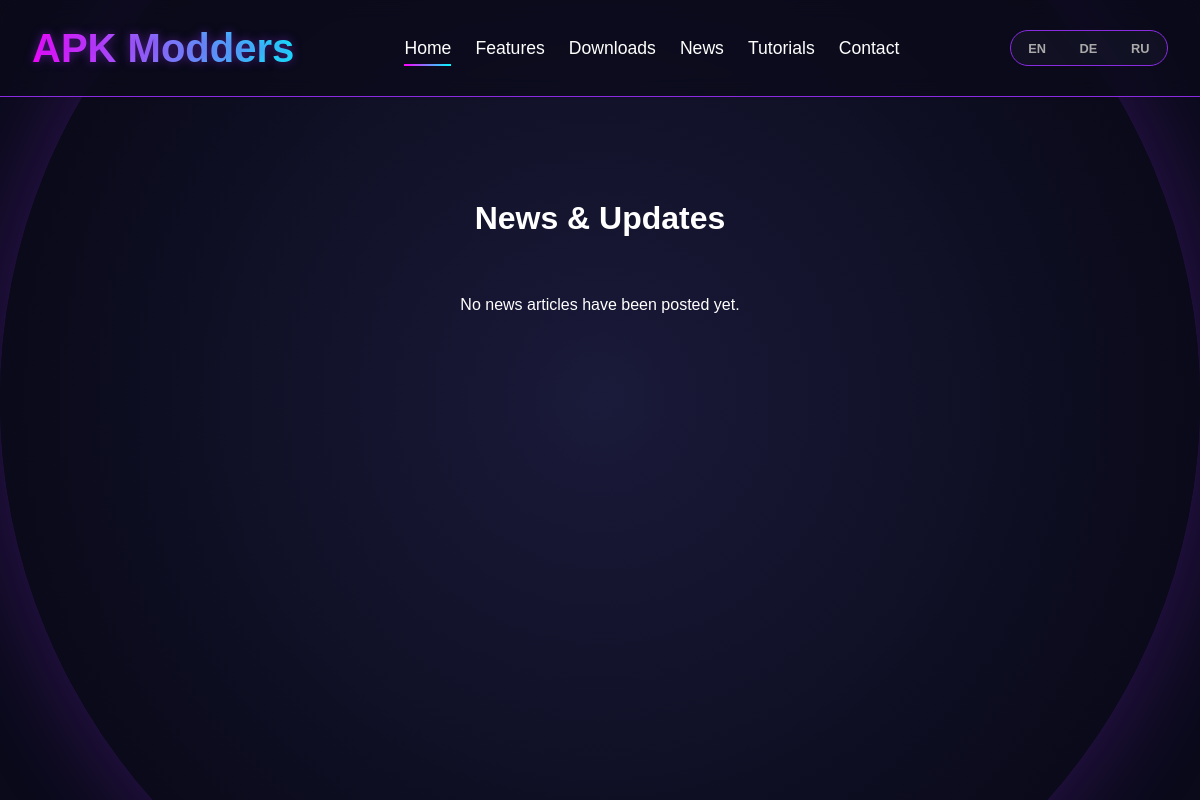
The app's page /pages/news.php, older data.
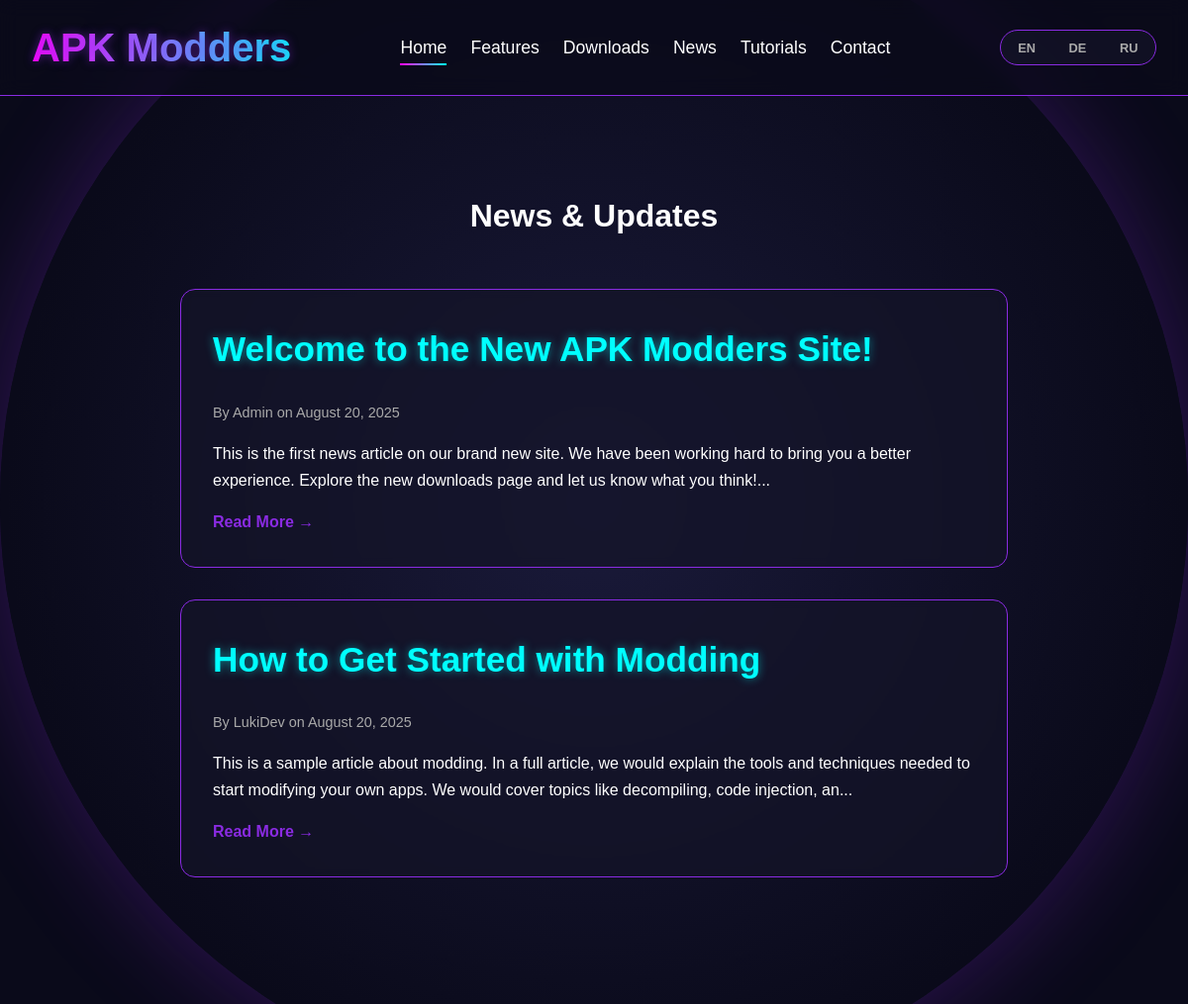
The same page, newer data.
### tables this page shows
CREATE TABLE IF NOT EXISTS articles (
    id INT AUTO_INCREMENT PRIMARY KEY,
    title VARCHAR(255) NOT NULL,
    content TEXT NOT NULL,
    author VARCHAR(100),
    created_at TIMESTAMP DEFAULT CURRENT_TIMESTAMP
);

### pages/news.php (the view, shortened to what this page needs)
<?php
require_once '../header.php';
require_once '../config.php';
$articles_result = $conn->query("SELECT * FROM articles ORDER BY created_at DESC");
$articles = [];
if ($articles_result) {
    while ($row = $articles_result->fetch_assoc()) {
        $articles[] = $row;
    }
}
?>
<main class="main-content">
    <div class="news-container">
        <h1 style="text-align: center; margin-bottom: 3rem;">News & Updates</h1>
        <?php if (!empty($articles)): ?>
            <?php foreach ($articles as $article): ?>
                <article class="article-summary">
                    <h2><a href="article_details.php?id=<?php echo $article['id']; ?>"><?php echo htmlspecialchars($article['title']); ?></a></h2>
                    <div class="article-meta">
                        By <?php echo htmlspecialchars($article['author']); ?> on <?php echo date('F j, Y', strtotime($article['created_at'])); ?>
                    </div>
                    <div class="article-excerpt">
                        <p><?php echo nl2br(htmlspecialchars(substr($article['content'], 0, 200))); ?>...</p>
                    </div>
                    <a href="article_details.php?id=<?php echo $article['id']; ?>" class="read-more-link">Read More →</a>
                </article>
            <?php endforeach; ?>
        <?php else: ?>
            <p class="text-center">No news articles have been posted yet.</p>
        <?php endif; ?>
    </div>
</main>
</body>
</html>

### header.php (shortened to what this page needs)
<?php
$is_sub_page = strpos($_SERVER['REQUEST_URI'], '/pages/') !== false;
$base_path = $is_sub_page ? '../' : './';
?>
<!DOCTYPE html>
<html lang="de">
<head>
    <link rel="stylesheet" href="<?php echo $base_path; ?>styles.css?v=<?php echo time(); ?>">
</head>
<body>
    <div class="moon"></div>
    <header>
        <div class="header-top">
            <h1><a href="<?php echo $base_path; ?>index.php">APK Modders</a></h1>
            <nav>
                <ul>
                    <li><a href="<?php echo $base_path; ?>index.php" class="active">Home</a></li>
                    <li><a href="#features">Features</a></li>
                    <li><a href="<?php echo $base_path; ?>pages/downloads.php">Downloads</a></li>
                    <li><a href="<?php echo $base_path; ?>pages/news.php">News</a></li>
                    <li><a href="<?php echo $base_path; ?>pages/tutorials.php">Tutorials</a></li>
                    <li><a href="<?php echo $base_path; ?>pages/contact.php">Contact</a></li>
                </ul>
            </nav>
            <div class="language-switcher">
                <button class="lang-btn" data-lang="en">EN</button>
                <button class="lang-btn" data-lang="de">DE</button>
                <button class="lang-btn" data-lang="ru">RU</button>
            </div>
        </div>
    </header>

### styles.css (style rules this page uses)
* { margin: 0; padding: 0; box-sizing: border-box; font-family: 'Arial', sans-serif; }
html { scroll-behavior: smooth; }
body { background: #0a0a1a; color: #fff; overflow-x: hidden; min-height: 100vh; position: relative; line-height: 1.6; }
a { color: inherit; text-decoration: none; transition: all 0.3s ease; }
ul { list-style: none; }
.moon { position: fixed; top: 50%; left: 50%; transform: translate(-50%, -50%); width: 100vmax; height: 100vmax; background: radial-gradient(circle, #1a1a3a 0%, #0a0a1a 70%); border-radius: 50%; z-index: -1; box-shadow: 0 0 100px rgba(138, 43, 226, 0.3); animation: pulse 8s infinite alternate; }
header { padding: 1rem 2rem; background: rgba(10, 10, 26, 0.7); backdrop-filter: blur(10px); position: sticky; top: 0; z-index: 100; border-bottom: 1px solid #8a2be2; display: flex; justify-content: space-between; align-items: center; flex-wrap: wrap; }
.header-top { display: flex; justify-content: space-between; align-items: center; width: 100%; max-width: 1200px; margin: 0 auto; }
.language-switcher { display: flex; gap: 0.5rem; background: rgba(20, 20, 40, 0.7); padding: 0.3rem; border-radius: 50px; border: 1px solid #8a2be2; }
.lang-btn { background: none; border: none; color: #aaa; padding: 0.3rem 0.8rem; border-radius: 50px; cursor: pointer; transition: all 0.3s ease; font-weight: bold; text-transform: uppercase; font-size: 0.8rem; }
header h1 { font-size: 2.5rem; background: linear-gradient(90deg, #ff00ff, #00ffff); -webkit-background-clip: text; background-clip: text; color: transparent; text-shadow: 0 0 10px rgba(138, 43, 226, 0.5); text-decoration: none; }
nav ul { display: flex; justify-content: center; flex-wrap: wrap; gap: 1.5rem; }
nav a { color: #fff; text-decoration: none; font-size: 1.1rem; position: relative; padding: 0.5rem 0; }
nav a::after { content: ''; position: absolute; width: 0; height: 2px; bottom: 0; left: 0; background: linear-gradient(90deg, #ff00ff, #00ffff); transition: width 0.3s ease; }
nav a:hover::after, nav a.active::after { width: 100%; }
.main-content { max-width: 1200px; margin: 0 auto; padding: 2rem; position: relative; z-index: 1; }
h2 { font-size: 2.2rem; margin-bottom: 1.5rem; color: #fff; text-shadow: 0 0 10px rgba(0, 255, 255, 0.5); }
.text-center { text-align: center; }

### pages/news.php (style rules this page uses)
.news-container { max-width: 900px; margin: 2rem auto; padding: 2rem; }
.article-summary { background: rgba(20, 20, 40, 0.7); border-radius: 15px; border: 1px solid #8a2be2; padding: 2rem; margin-bottom: 2rem; backdrop-filter: blur(5px); }
.article-summary h2 a { color: #00ffff; text-decoration: none; transition: color 0.3s ease; }
.article-meta { font-size: 0.9rem; color: #aaa; margin: 0.5rem 0 1rem 0; }
.article-excerpt { line-height: 1.7; }
.read-more-link { display: inline-block; margin-top: 1rem; color: #8a2be2; font-weight: bold; }

Row changes from the older to the newer data that the page shows:
added articles: title "Welcome to the New APK Modders Site!", author "Admin", created_at "August 20, 2025", content "This is the first news article on our brand new site. We have been working hard to bring you a better experience. Explore the new downloads page and let us know what you think!"
added articles: title "How to Get Started with Modding", author "LukiDev", created_at "August 20, 2025", content "This is a sample article about modding. In a full article, we would explain the tools and techniques needed to start modifying your own apps. We would cover topics like decompiling, code injection, an"
Text that changed along with them:
text no longer shown: "No news articles have been posted yet."
